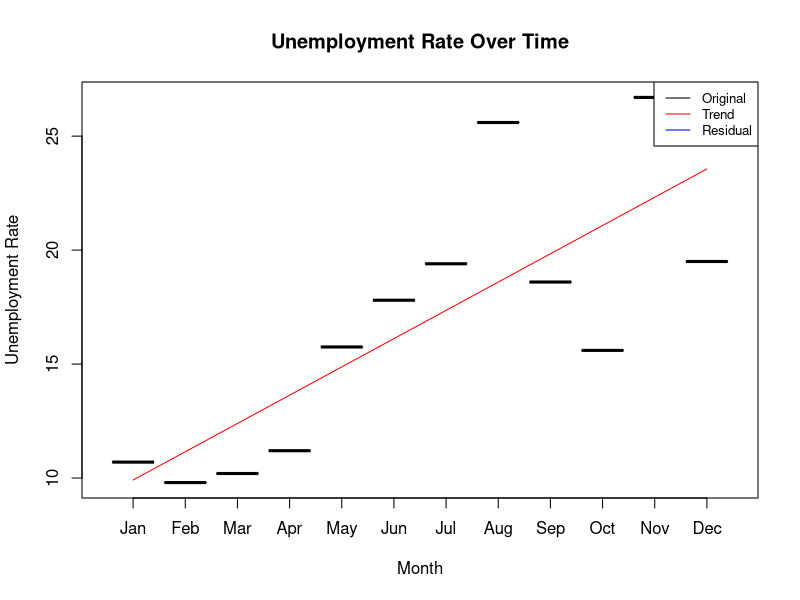

Write R code to recreate this figure.
# Create a dataframe with the provided data
data <- data.frame(
  Month = month.abb,
  Economic_Condition = c("Good", "Good", "Good", "Good", "Fair", "Fair", "Good", "Bad", "Fair", "Good", "Bad", "Fair"),
  Unemployment_Rate = c(10.7, 9.8, 10.2, 11.2, 15.75, 17.8, 19.4, 25.6, 18.6, 15.6, 26.7, 19.5)
)

# Convert Month to a factor with ordered levels
data$Month <- factor(data$Month, levels = month.abb, ordered = TRUE)

# Create a time series object
ts_data <- ts(data$Unemployment_Rate, frequency = 12, start = c(1, 1))

# Fit a linear model to capture the trend
trend_model <- lm(ts_data ~ as.numeric(time(ts_data)))

# Extract the trend component
trend_component <- as.vector(fitted(trend_model))

# Calculate the remainder component
remainder_component <- ts_data - trend_component

# Plot the original time series
plot(data$Month, data$Unemployment_Rate, type = "b", main = "Unemployment Rate Over Time", xlab = "Month", ylab = "Unemployment Rate")

# Plot the trend component
lines(data$Month, trend_component, col = "red")

# Plot the remainder (residual) component
lines(data$Month, remainder_component, col = "blue")

# Create a legend
legend("topright", legend = c("Original", "Trend", "Residual"), col = c("black", "red", "blue"), lty = 1:1, cex = 0.8)
